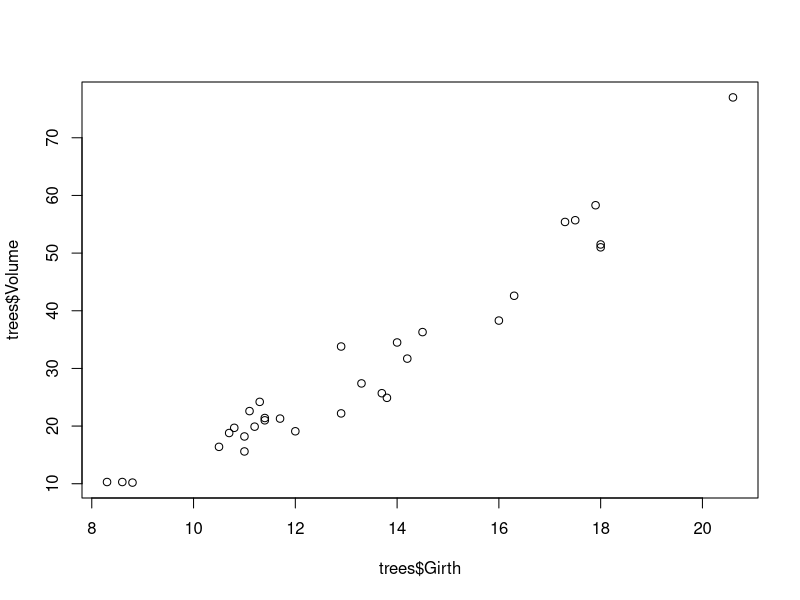
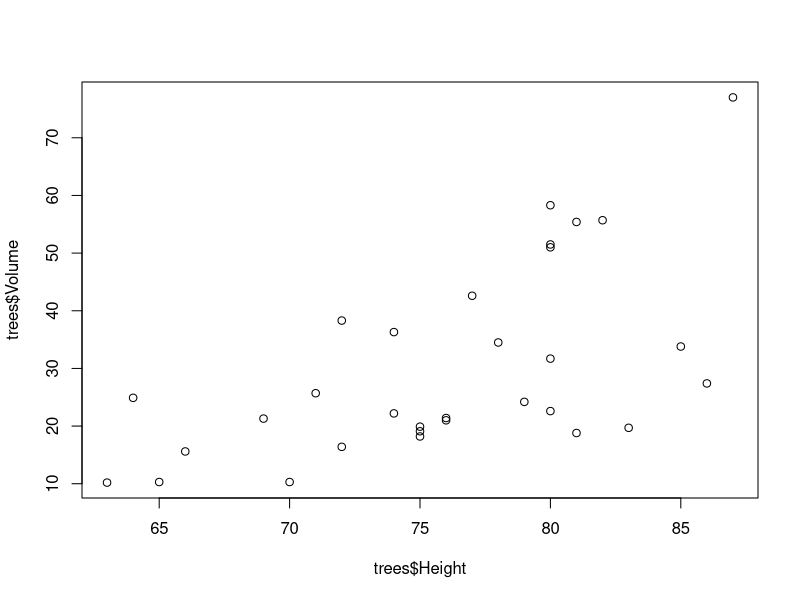
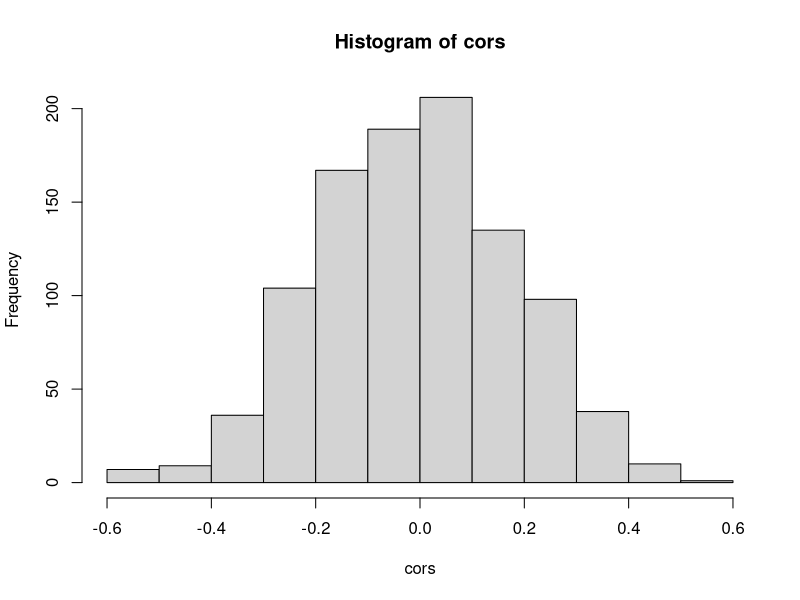
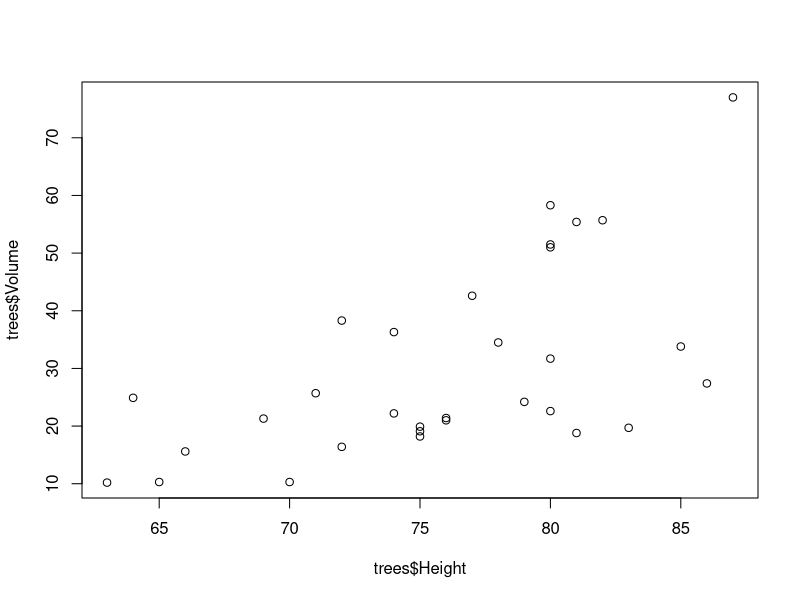
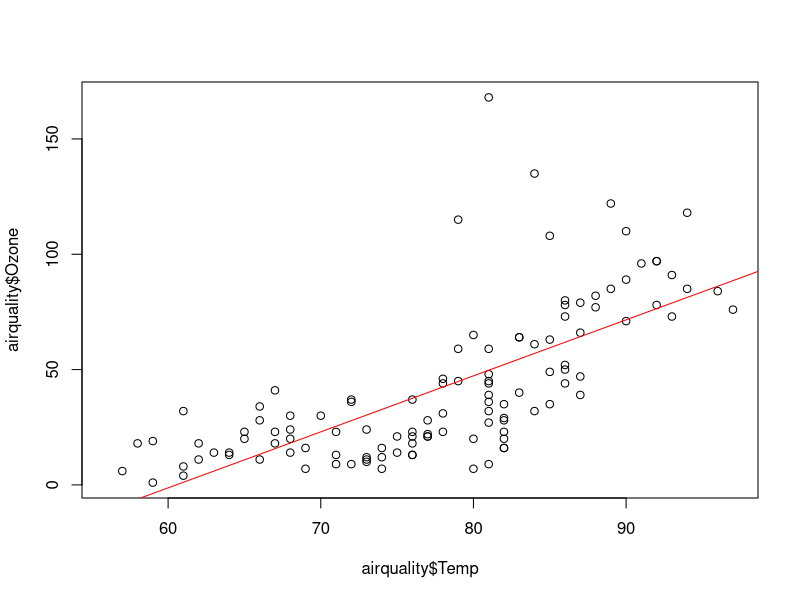
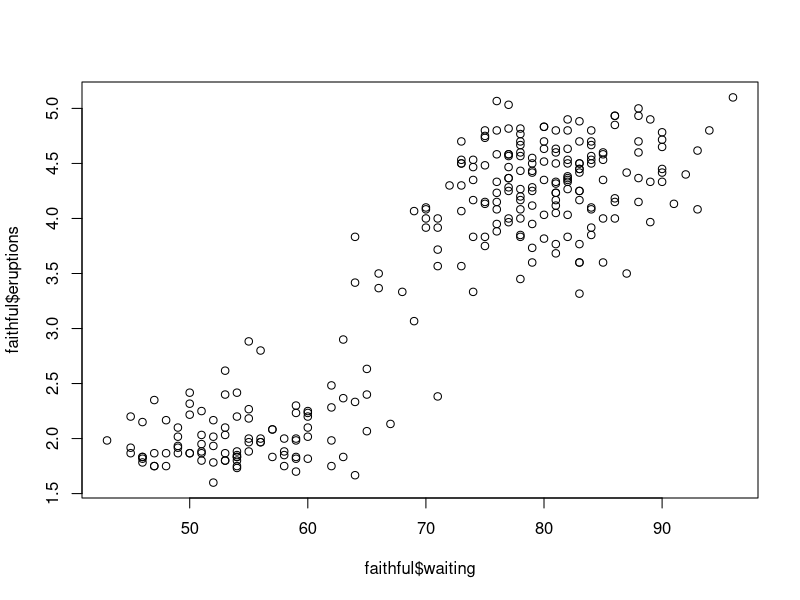
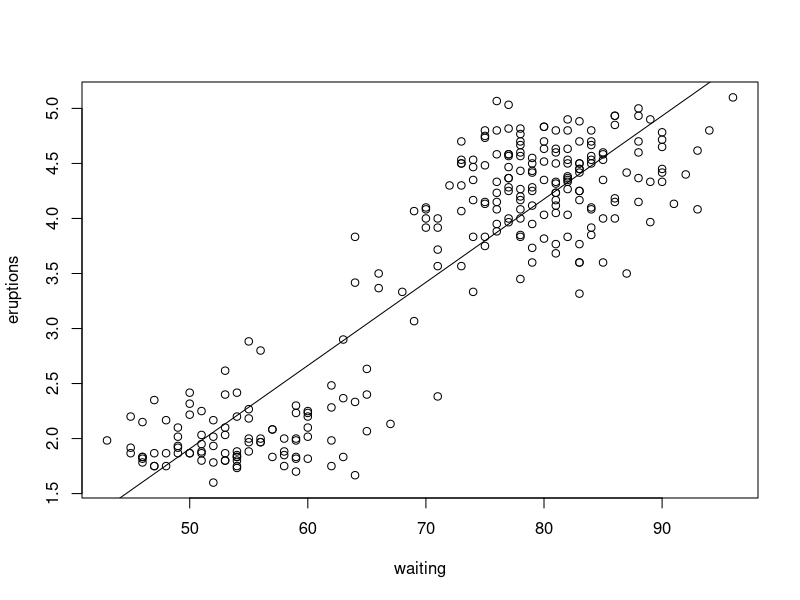

The R source for these figures, in order:
trees
?trees

# visual exploration
plot(trees$Girth, trees$Volume)
plot(trees$Height, trees$Volume)

# correlation formula applied
x <- trees$Girth
y <- trees$Volume
n <- length(x)

mean_x <- mean(x)
mean_y <- mean(y)

var_x <- sum((x - mean_x)^2)/(n - 1)
var_y <- sum((y - mean_y)^2)/(n - 1)
cov_xy <- sum((x - mean_x)*(y - mean_y))/(n - 1)

r <- cov_xy / (sqrt(var_x) * sqrt(var_y))
r
cor(x, y)

# for-loops

m <- 10
# "container"
cors <- numeric(m)

cors[1] <- cor(rnorm(31), rnorm(31))
cors[2] <- cor(rnorm(31), rnorm(31))
cors[3] <- cor(rnorm(31), rnorm(31))
cors[4] <- cor(rnorm(31), rnorm(31))

# applying a for loop

m <- 1000
cors <- numeric(m)

for (i in 1:m) {
  cors[i] <- cor(rnorm(31), rnorm(31))
}
cors

hist(cors)

# correlation testing

cor.test(x, y)
cor.test(trees$Girth, trees$Volume)

# Action 1

plot(trees$Height, trees$Volume)
cor(trees$Height, trees$Volume)
cor.test(trees$Height, trees$Volume)

# Linear regression

airquality
?airquality

model <- lm(Ozone ~ Temp, data = airquality)
model

plot(airquality$Temp, airquality$Ozone)
abline(model, col = "red")

summary(model)

# Action 1 (part 2)
?faithful

plot(faithful$waiting, faithful$eruptions)
plot(eruptions ~ waiting, data = faithful)
faith_model <- lm(eruptions ~ waiting, data = faithful)
faith_model
summary(faith_model)
abline(faith_model)
